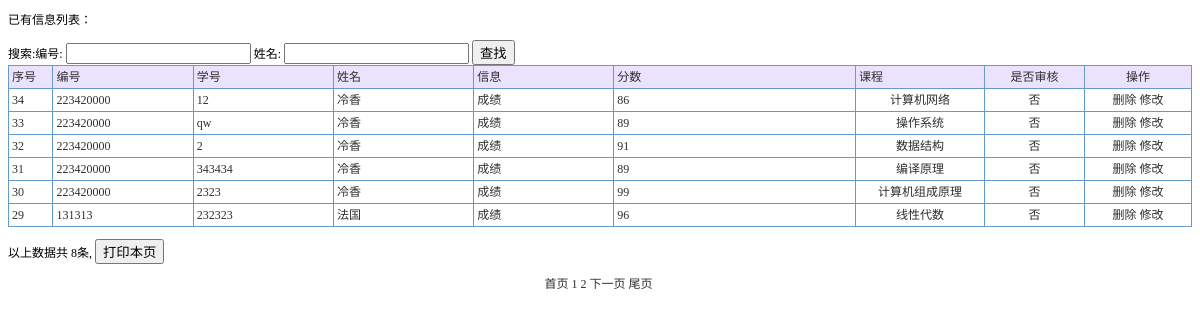
/chengji_list.php (signed in), run on the app's committed database.
### tables this page shows
CREATE TABLE `chengji` (
  `id` int(11) NOT NULL AUTO_INCREMENT,
  `xuehao` varchar(50) DEFAULT NULL,
  `kemu` varchar(50) DEFAULT NULL,
  `xingming` varchar(50) DEFAULT NULL,
  `banji` varchar(50) DEFAULT NULL,
  `addtime` timestamp NOT NULL DEFAULT CURRENT_TIMESTAMP,
  `issh` varchar(10) DEFAULT '否',
  `cx` varchar(10) DEFAULT NULL,
  `s2` varchar(50) DEFAULT NULL,
  `s1` varchar(50) DEFAULT NULL,
  `subject` varchar(255) DEFAULT NULL,
  PRIMARY KEY (`id`)
);

### ConnectDb.php (called while the page is built)
<?php
class ConnectDb{
    public function Connect($sql){
    $dbms='mysql';
    $dbname='system';
    $user='root';
    $password="";
    $host="localhost";
    $dsn="$dbms:host=$host;dbname=$dbname";
    $pdo=new PDO($dsn,$user,$password);
    $pdo->exec("SET NAMES 'utf8';");
    $result=$pdo->prepare($sql);
    $result->execute();
    return $result;
      }
	}
?>

### chengji_list.php (the view, shortened to what this page needs)
 <?php
include_once 'ConnectDb.php';
?>
<!DOCTYPE html PUBLIC "-//W3C//DTD XHTML 1.0 Transitional//EN" "http://www.w3.org/TR/xhtml1/DTD/xhtml1-transitional.dtd">
<html xmlns="http://www.w3.org/1999/xhtml">
<head>
<title>信息</title><link rel="stylesheet" href="css.css" type="text/css">
</head>
<body>
<p>已有信息列表：</p>
<form id="form1" name="form1" method="post" action="">
  搜索:编号:
  <input name="bh" type="text" id="bh" />
  姓名:
  <input name="mc" type="text" id="mc" />
  <input type="submit" name="Submit" value="查找" />
</form>
<table width="100%" border="1" align="center" cellpadding="3" cellspacing="1" bordercolor="#6699CC" style="border-collapse:collapse">
  <tr>
    <td width="25" bgcolor="#EBE2FE">序号</td>
    <td width="94" bgcolor='#EBE2FE'>编号</td>
    <td width="94" bgcolor='#EBE2FE'>学号</td>
    <td width="94" bgcolor='#EBE2FE'>姓名</td>
    <td width="94" bgcolor='#EBE2FE'>信息</td>
    <td width="167" bgcolor='#EBE2FE'>分数</td>
    <td width="86" bgcolor='#EBE2FE'>课程</td>
    <td width="65" align="center" bgcolor="#EBE2FE">是否审核</td>
    <td width="70" align="center" bgcolor="#EBE2FE">操作</td>
  </tr>
   <?php
    $sql="select * from chengji where 1=1";
  $sql=$sql." order by id desc";
  $con=new ConnectDb();
  @$page=$_GET['page'];
  if(@$page==""){
    $page=1;
  }
  if(@$page!=""){
    $page_size=6;
    $sql1="select count(*) as total from chengji";
    $result=$con->Connect($sql1);
    $res=$result->fetch(PDO::FETCH_ASSOC);
    $count=$res['total'];
    $page_count=ceil($count/$page_size);
    $offset=($page-1)*$page_size;
    $sql2=$sql." limit $offset,$page_size";
    $con2=new ConnectDb();
    $result2=$con2->Connect($sql2);
  }
  while($res2=$result2->fetch(PDO::FETCH_ASSOC)){
  ?>
  <tr>
    <td width="25"> <?php
  echo $res2['id'];
?></td>
    <td> <?php echo $res2['xuehao'];?></td><td> <?php echo $res2['kemu'];?></td><td> <?php echo $res2['xingming'];?></td><td> <?php echo $res2['s1'];?></td><td> <?php echo $res2['s2'];?></td><td align="center"> <?php echo $res2['subject'];?></td>
    <td width="65" align="center"><a href="sh.php?id= <?php echo $res2['id'];?>&amp;yuan= <?php echo $res2['issh'];?>&tablename=chengji"> <?php echo $res2['issh'];?></a></td>
    <td width="70" align="center"><a href="del.php?id= <?php
     echo $res2['id'];
  ?>&tablename=chengji" onclick="return confirm('真的要删除？')">删除</a> <a href="chengji_updt.php?id= <?php
    echo $res2['id'];
  ?>">修改</a></td>
  </tr>
     <?php
}
?>
</table>
<p>以上数据共 <?php
    echo $count;
  ?>条,
  <input type="button" name="Submit2" onclick="javascript:window.print();" value="打印本页" />
</p>
<p align="center"> <?php echo "<a href='yonghuzhuce_list.php?page=1'>首页</a>&nbsp";
     for($i=1;$i<=$page_count;$i++){
        echo "<a id='$i' href='yonghuzhuce_list.php?page=$i' value='$i'>$i</a>&nbsp";
     }
     if($page<$page_count){
       $back=$page+1;
      echo "<a href='yonghuzhuce_list.php?page=$back'>下一页</a>&nbsp";
     }
     echo "<a href='yonghuzhuce_list.php?page=$page_count'>尾页</a>&nbsp";?></p>
</body>
</html>

### css.css (style rules this page uses)
A:link { color: #2f2f2f; text-decoration: none; }
td { font-family:"宋体"; font-size: 12px; color: #2f2f2f; line-height: 16px; }

### data on the page
chengji: id "34", xuehao "223420000", kemu "12", xingming "冷香", s1 "成绩", s2 "86", subject "计算机网络", issh "否"
chengji: id "33", xuehao "223420000", kemu "qw", xingming "冷香", s1 "成绩", s2 "89", subject "操作系统", issh "否"
chengji: id "32", xuehao "223420000", kemu "2", xingming "冷香", s1 "成绩", s2 "91", subject "数据结构", issh "否"
chengji: id "31", xuehao "223420000", kemu "343434", xingming "冷香", s1 "成绩", s2 "89", subject "编译原理", issh "否"
chengji: id "30", xuehao "223420000", kemu "2323", xingming "冷香", s1 "成绩", s2 "99", subject "计算机组成原理", issh "否"
chengji: id "29", xuehao "131313", kemu "232323", xingming "法国", s1 "成绩", s2 "96", subject "线性代数", issh "否"

### other printed values
$count "8"
